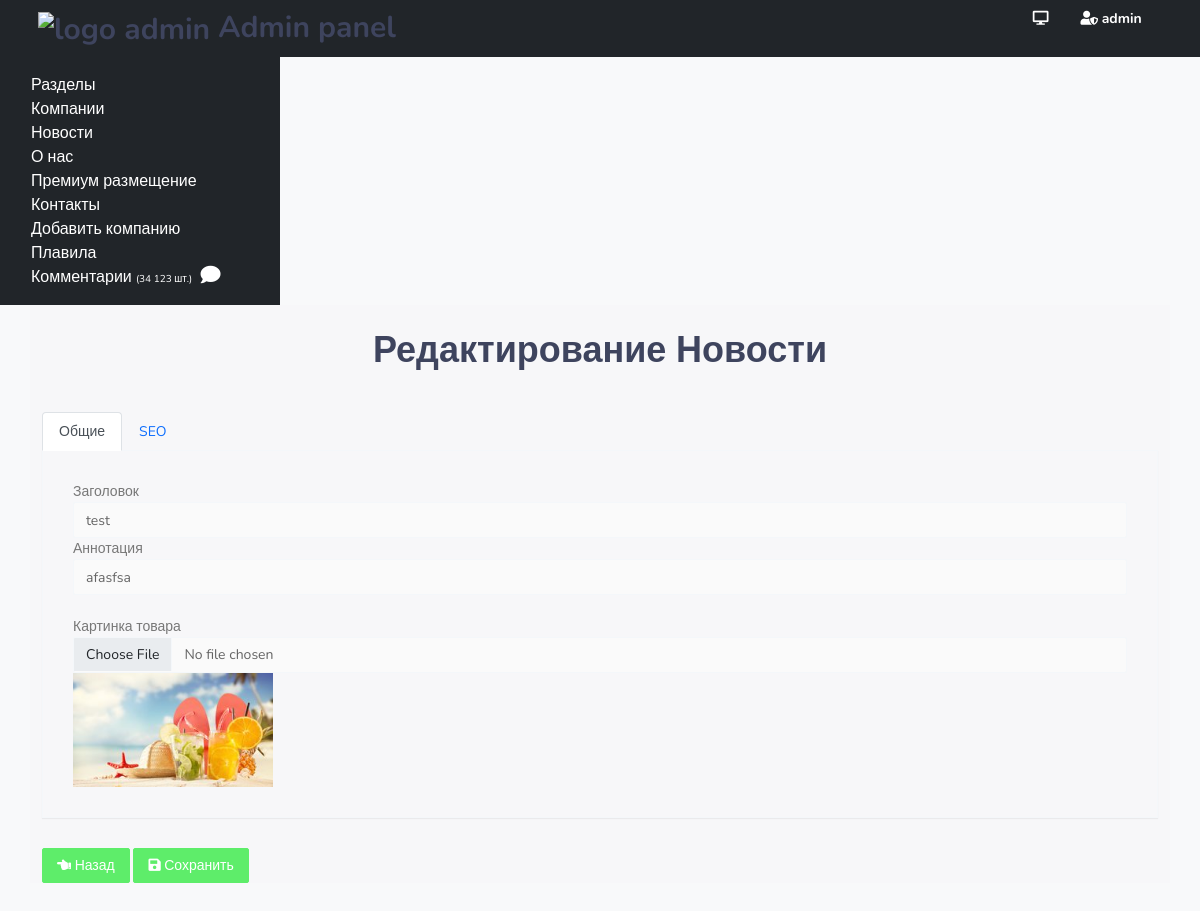
/admin/posts/edit/1 (signed in), run on the app's committed database.
### models.py (models this page shows, shortened)
class Post(db.Model):
    id = db.Column(db.Integer, primary_key=True)
    image = db.Column(db.String(100), nullable=True)
    title = db.Column(db.String(160))
    slug = db.Column(db.String(140), unique=True)
    introtext = db.Column(db.Text)
    content = db.Column(db.Text)
    created = db.Column(db.DateTime, default=datetime.now())
    tit = db.Column(db.String(100), nullable=True)
    key = db.Column(db.String(100), nullable=True)
    des = db.Column(db.Text, nullable=True)

### view.py (the view)
@app.route('/admin/posts/edit/<int:id>', methods=['GET', 'POST'])
@login_required
def edit_posts(id):
    post = Post.query.get(id)
    if request.method == 'POST':
        post.content = request.form['content']
        post.title = request.form['title']
        post.introtext = request.form['introtext']
        post.tit = request.form['tit']
        post.key = request.form['key']
        post.des = request.form['des']
        if request.files['image'].filename == '':
            pass
        else:
            image_url_main = photos.save(request.files["image"])
            post.image = 'images/' + image_url_main
        try:
            db.session.commit()
            return redirect(request.referrer)
        except:
            return "При редактировании произошла ошибка"
    else:
        return render_template('admin/edit_post.html', admin=True, post=post)

### templates/admin/edit_post.html (shortened to what this page needs)
{% extends 'admin/base.html' %}
{% block content %}
<div class="row">
    <div class="col-lg-12 text-center">
        <div class="page-title-box">
            <div class="row align-items-center">
                <div class="col-md-12">
                    <h1 class="page-title m-0">Редактирование Новости</h1>
                </div>
            </div>
        </div>
    </div>
</div>
<div class="row mt-3">
    <div class="col-lg-12">
        <form method="POST" enctype="multipart/form-data">
            <div class="panel-body">
                <div class="row">
                    <div class="col-lg-12 ">
                        <ul class="nav nav-tabs" id="myTab" role="tablist">
                          <li class="nav-item" role="presentation">
                            <button class="nav-link active" id="home-tab" data-bs-toggle="tab" data-bs-target="#home" type="button" role="tab" aria-controls="home" aria-selected="true">Общие</button>
                          </li>
                          <li class="nav-item" role="presentation">
                            <button class="nav-link" id="profile-tab" data-bs-toggle="tab" data-bs-target="#profile" type="button" role="tab" aria-controls="profile" aria-selected="false">SEO</button>
                          </li>
                        </ul>
                        <div class="tab-content" id="myTabContent">
                            <div class="tab-pane fade show active" id="home" role="tabpanel" aria-labelledby="home-tab">
                                <div class="form-group">
                                <label>Заголовок</label>
                                <input type="text" class="form-control" name="title" value="{{ post.title }}">
                                </div>
                                <div class="form-group">
                                <label>Аннотация</label>
                                <input type="text" class="form-control" name="introtext" value="{{ post.introtext }}">
                                </div>
                                <br>
                                <div class="form-group">
                             <label>Картинка товара</label>
                               <input type="file" name="image" class="form-control">
                                    {% if post.image %}
                             <img src="{{ url_for('static', filename=post.image) }}" alt="{{ post.title }}" width="200" >
{% endif %}
                            </div>
                            </div>
                        </div>
                        <div class="form-group mt-3">
                            <a href="{{ url_for('all_blog') }}" class="btn btn-success"> <i class="fas fa-hand-point-left"></i> Назад</a>
                            <button type="submit" class="btn btn-success">
                            <i class="fas fa-save"></i> Сохранить
                            </button>
                        </div>
                    </div>
                </div>
            </div>
        </form>
    </div>
</div>
{% endblock %}

### static/assets/css/style.css (style rules this page uses)
body { background: #f8f9fa; font-family: "Nunito", sans-serif; margin: 0; font-size: 14px; }
html { overflow-x: hidden; position: relative; min-height: 100%; background: #f8f9fa; }
h1, h2, h3, h4, h5, h6 { color: #3e445e; font-weight: bold; margin: 10px 0; }
h1 { line-height: 43px; font-size: 36px; }
* { outline: none !important; }
.row { margin-right: -10px; margin-left: -10px; }
.col, .col-1, .col-10, .col-11, .col-12, .col-2, .col-3, .col-4, .col-5, .col-6, .col-7, .col-8, .col-9, .col-auto, .col-lg, .col-lg-1, .col-lg-10, .col-lg-11, .col-lg-12, .col-lg-2, .col-lg-3, .col-lg-4, .col-lg-5, .col-lg-6, .col-lg-7, .col-lg-8, .col-lg-9, .col-lg-auto, .col-md, .col-md-1, .col-md-10, .col-md-11, .col-md-12, .col-md-2, .col-md-3, .col-md-4, .col-md-5, .col-md-6, .col-md-7, .col-md-8, .col-md-9, .col-md-auto, .col-sm, .col-sm-1, .col-sm-10, .col-sm-11, .col-sm-12, .col-sm-2, .col-sm-3, .col-sm-4, .col-sm-5, .col-sm-6, .col-sm-7, .col-sm-8, .col-sm-9, .col-sm-auto, .col-xl, .col-xl-1, .col-xl-10, .col-xl-11, .col-xl-12, .col-xl-2, .col-xl-3, .col-xl-4, .col-xl-5, .col-xl-6, .col-xl-7, .col-xl-8, .col-xl-9, .col-xl-auto { padding-left: 10px; padding-right: 10px; }
.form-control { -moz-border-radius: 2px; -moz-box-shadow: inset 0 1px 2px rgba(0, 0, 0, 0.1); -webkit-border-radius: 2px; -webkit-box-shadow: inset 0 1px 2px rgba(0, 0, 0, 0.1); background-color: #fafafa; border-radius: 2px; border: 1px solid #f4f7Fa; -webkit-box-shadow: none; box-shadow: none; height: 36px; color: rgba(0, 0, 0, 0.6); font-size: 14px; }
.nav.nav-tabs + .tab-content { margin-bottom: 30px; padding: 30px; }
.tab-content { border: 1px solid #f4f7Fa; -webkit-box-shadow: 0 1px 1px rgba(0, 0, 0, 0.05); box-shadow: 0 1px 1px rgba(0, 0, 0, 0.05); color: #777777; }
.nav.nav-tabs { border-bottom: 0; }
.m-0 { margin: 0px !important; }
.btn { border-radius: 2px; padding: 6px 14px; font-size: 14px; }
.btn-primary, .btn-success, .btn-info, .btn-warning, .btn-danger, .btn-inverse, .btn-purple, .btn-pink, .btn-orange, .btn-brown, .btn-teal { color: #ffffff !important; }
.btn-success { background-color: #5eed6a !important; border: 1px solid #5eed6a !important; }
body { padding-bottom: 65px; }
.page-title-box { padding: 24px 0px; }

### data on the page
Post: title "test", introtext "afasfsa", image+title (picture)
